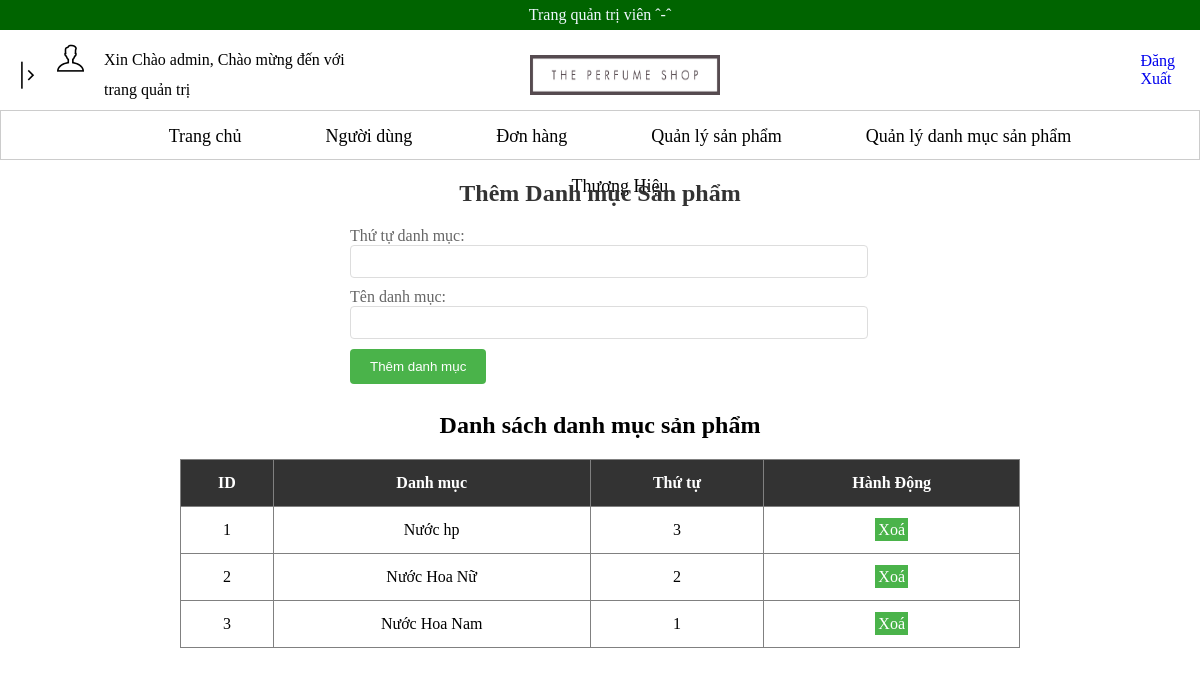
Screenshot of /admincp/index.php?action=quanlydanhmuc&id=4 (signed in) with the database file from the repository.
### tables this page shows
CREATE TABLE `tbl_danhmuc` (
  `id` int(11) NOT NULL,
  `danhmuc` varchar(100) NOT NULL,
  `thutu` int(100) NOT NULL
);

### admincp/modules/quanly/lietkedanhmuc.php (the view, shortened to what this page needs)
<?php
    $sql_lietke_danhmuc = "SELECT * FROM tbl_danhmuc ORDER BY thutu DESC";
    $query_lietke_danhmuc = mysqli_query($mysqli,"$sql_lietke_danhmuc");
?>
<h2 style="text-align:center; margin-top: 0; ">Danh sách danh mục sản phẩm</h2>
<div style="padding: 0;"  class="admin-user admin-main ">
<table  border="1">
    <tr>
      <th class="th">ID</th>
      <th>Danh mục</th>
      <th>Thứ tự</th>
      <th>Hành Động</th>
    </tr>
    <?php
        $i=0;
        while($row = mysqli_fetch_array($query_lietke_danhmuc)){
          $i++;
      ?>
    <tr>
      <td><?php echo $i ?></td>
      <td><?php echo $row['danhmuc'] ?></td>
      <td><?php echo $row['thutu'] ?></td>
     <td>
          <a class='action-btn-adm' href="modules/xuly/xulythemdanhmuc.php?action=xoa&iddanhmuc=<?php echo $row['id']; ?> ">Xoá</a></td>
    </tr>
    <?php }?>
</table>
</div>

### css/style.css (style rules this page uses)
body { margin: 0; padding: 0; }
a { outline: none; }
.action-btn-adm { text-decoration: none; background-color: rgb(74, 179, 74); padding: 3px 3px; color: white; }
.admin-main table { line-height: 30px; border-collapse: collapse; width: 70%; margin-left: auto; margin-right: auto; text-align: center; }
.admin-main th { background-color: #333; color: #fff; font-weight: bold; padding: 8px; }
.admin-main td { padding: 8px; }

### rows the page displays
tbl_danhmuc: danhmuc "Nước hp", thutu "3"
tbl_danhmuc: danhmuc "Nước Hoa Nữ", thutu "2"
tbl_danhmuc: danhmuc "Nước Hoa Nam", thutu "1"

### other values shown
$_SESSION['username'] "admin"
